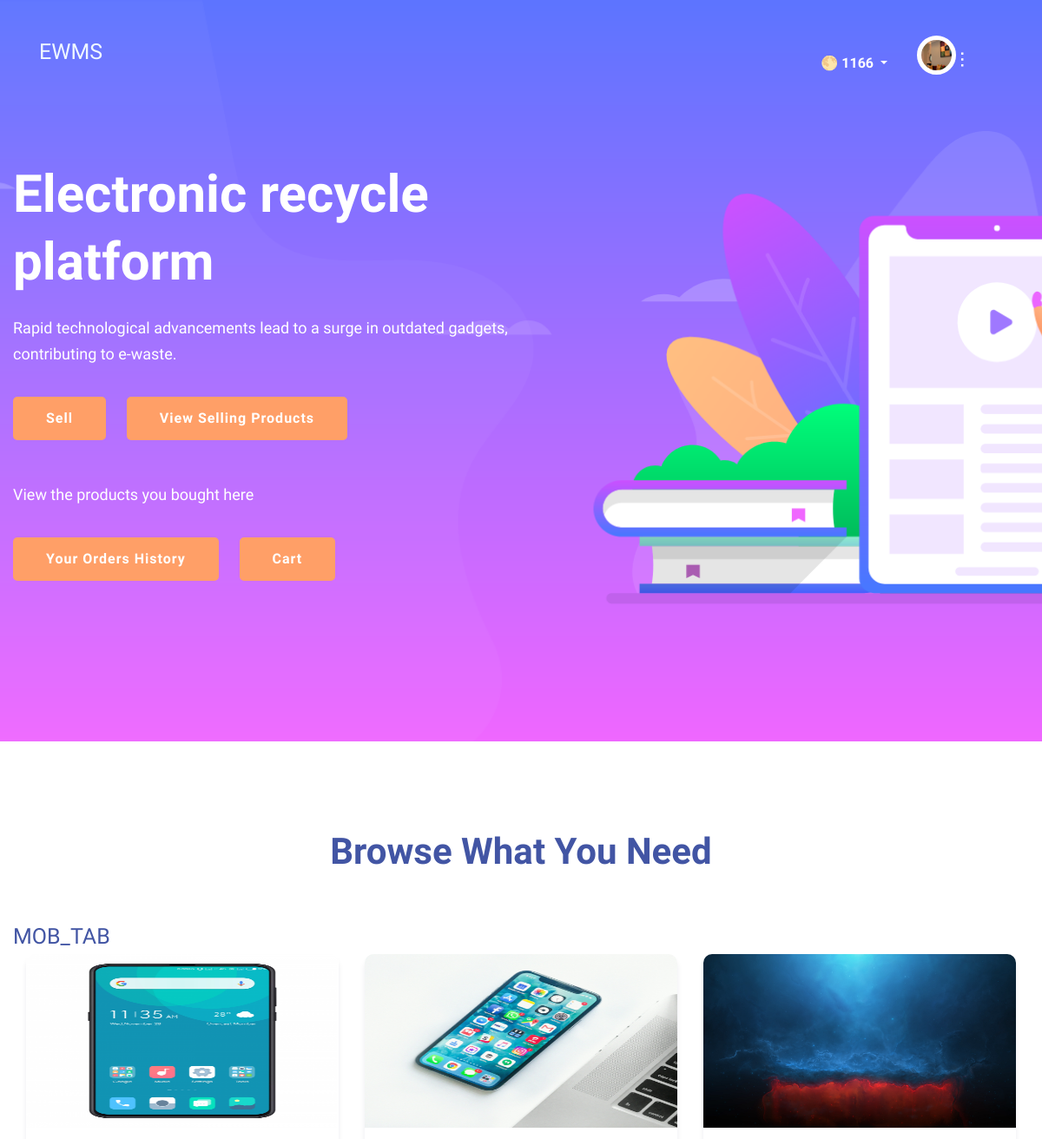
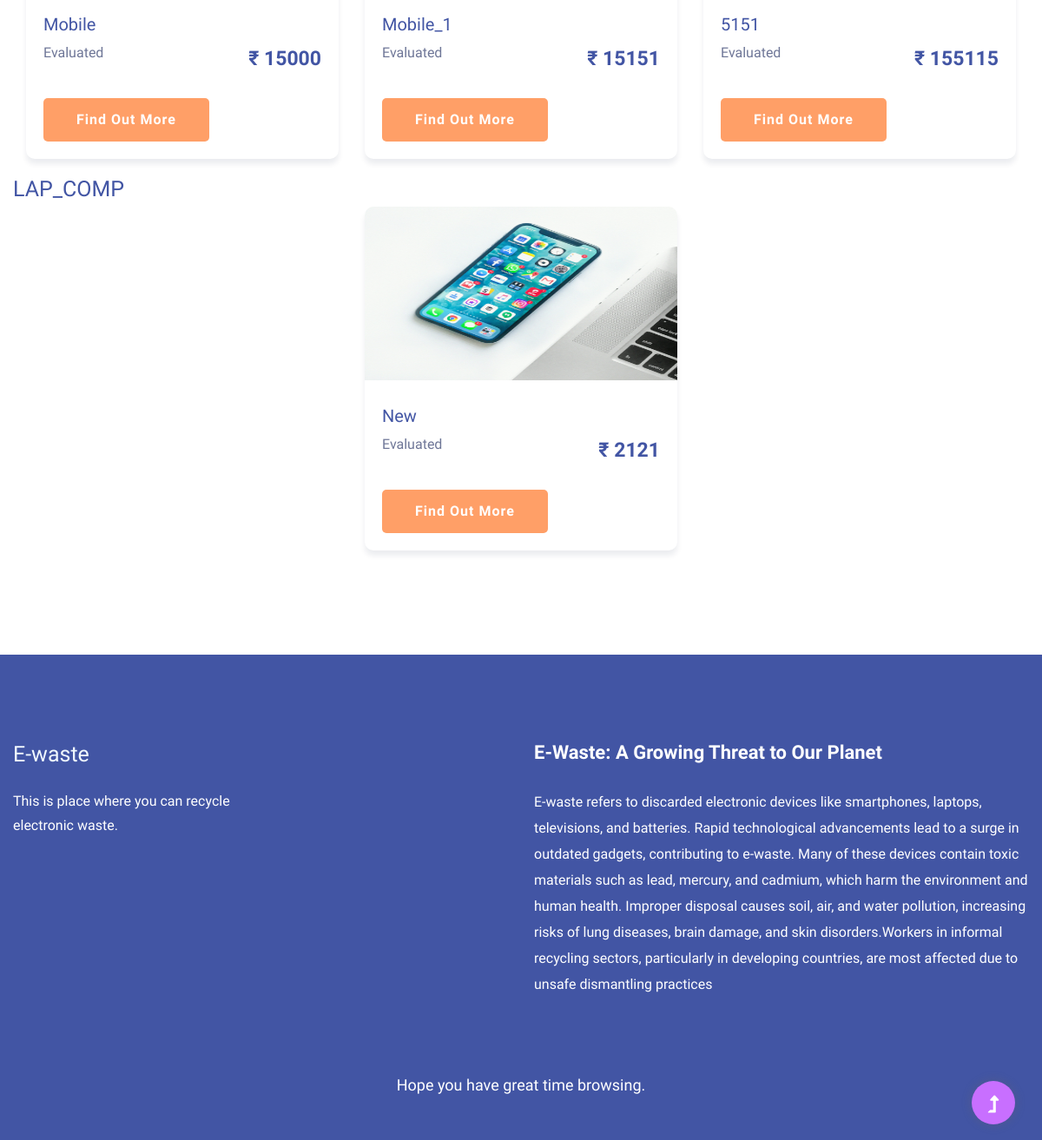
Screenshot of /base/home/18 with the database file from the repository (2 pictures, top to bottom).
### events/models.py (models this page shows, shortened)
class userCredits(models.Model):
    userCredits_id = models.BigAutoField(primary_key=True, auto_created=True)
    user = models.OneToOneField(User, on_delete=models.CASCADE)
    Credits = models.IntegerField(default=0)
    class Meta:
        db_table = 'User Credits'

class product(models.Model):
    product_id = models.BigAutoField(primary_key=True, auto_created=True)
    product_seller = models.ForeignKey(userFull, on_delete=models.CASCADE)
    product_name = models.CharField(max_length=100, null=True)
    product_category = models.CharField(max_length=10, choices=PRODUCT_CATEGORIES, default='OTH')
    product_description = models.CharField(max_length=5000)
    product_image_1 = models.ImageField(upload_to='product_photos/', null=True, blank=True)
    product_image_2 = models.ImageField(upload_to='product_photos/', null=True, blank=True)
    product_image_3 = models.ImageField(upload_to='product_photos/', null=True, blank=True)
    product_image_4 = models.ImageField(upload_to='product_photos/', null=True, blank=True)
    product_bought_price = models.IntegerField(null=True, default=0)
    product_bought_date = models.DateTimeField(null=True, blank=True)
    product_evaluation_status = models.IntegerField(null=True, default=0)
    product_evaluation_score = models.IntegerField(null=True, default=0)
    product_discount = models.IntegerField(default=0)
    product_sell_price = models.IntegerField(default=0)
    product_sold = models.IntegerField(default=0)
    product_onDelivery = models.IntegerField(default=0)
    class Meta:
        db_table = 'Product'

### base/views.py (the view)
# urls.py: path('', views.home, name='home'),
def home(request, pk):
    try:
        current_userFull = userFull.objects.get(user=pk)
    except userFull.DoesNotExist:
        current_userFull = None  # Set to None if the userFull entry is missing
    categories = product.objects.values_list('product_category', flat=True).distinct()
    categorized_products = {
        category: product.objects.filter(product_category=category)
        .exclude(product_seller=current_userFull)
        .exclude(product_sold=True)
        for category in categories
    } if current_userFull else {}  # Avoid filtering if userFull is missing
    user_products = product.objects.filter(product_seller=current_userFull) if current_userFull else []
    user_credits, created = userCredits.objects.get_or_create(user_id=pk, defaults={"Credits": 0})
    return render(request, 'base/home.html', {
        'categorized_products': categorized_products,
        'user_products': user_products,
        'current_userFull': current_userFull,
        'user_credits': user_credits  # ✅ Now properly defined
    })

### templates/base/home.html (shortened to what this page needs)
{% load static %}
<!DOCTYPE html>
<html lang="en">
<head>
    <link rel="stylesheet" href="{% static 'assets/css/bootstrap.min.css' %}">
    <link rel="stylesheet" href="{% static 'assets/css/owl.carousel.min.css' %}">
    <link rel="stylesheet" href="{% static 'assets/css/slicknav.css' %}">
    <link rel="stylesheet" href="{% static 'assets/css/flaticon.css' %}">
    <link rel="stylesheet" href="{% static 'assets/css/progressbar_barfiller.css' %}">
    <link rel="stylesheet" href="{% static 'assets/css/gijgo.css' %}">
    <link rel="stylesheet" href="{% static 'assets/css/animate.min.css' %}">
    <link rel="stylesheet" href="{% static 'assets/css/animated-headline.css' %}">
    <link rel="stylesheet" href="{% static 'assets/css/magnific-popup.css' %}">
    <link rel="stylesheet" href="{% static 'assets/css/fontawesome-all.min.css' %}">
    <link rel="stylesheet" href="{% static 'assets/css/themify-icons.css' %}">
    <link rel="stylesheet" href="{% static 'assets/css/slick.css' %}">
    <link rel="stylesheet" href="{% static 'assets/css/nice-select.css' %}">
    <link rel="stylesheet" href="{% static 'assets/css/style.css' %}">
</head>
<body>
    <header>
        <div class="header-area header-transparent">
            <div class="main-header ">
                <div class="header-bottom  header-sticky">
                    <div class="container-fluid">
                        <div class="row align-items-center">
                            <div class="col-xl-2 col-lg-2">
                                <div class="logo">
                                    <h1 style="color: aliceblue;">EWMS</h1>
                                </div>
                            </div>
                            <div class="col-xl-10 col-lg-10">
                                <div class="menu-wrapper d-flex align-items-center justify-content-end">
                                    <div class="main-menu d-none d-lg-block">
                                        <nav>
                                            <ul id="navigation">
                                                <li class="active"><a href="#"></a></li>
                                                <li class="nav-item dropdown">
                                                    <a class="nav-link dropdown-toggle" href="#" id="creditsDropdown"
                                                        role="button" data-toggle="dropdown" aria-haspopup="true"
                                                        aria-expanded="false">
                                                        🌕 <span id="creditBalance">{{ user_credits.Credits }}</span>
                                                    </a>
                                                </li>
                                                <li class="dropdown">
                                                    <img src="{% static 'assets/img/post/post_4.png' %}"
                                                        alt="{% static 'assets/img/post/post_4.png' %}"
                                                        class="profile-icon"> <span class="menu-dots">⫶</span>
                                                </li>
                                            </ul>
                                        </nav>
                                    </div>
                                </div>
                            </div>
                            <div class="col-12">
                            </div>
                        </div>
                    </div>
                </div>
            </div>
        </div>
    </header>
    <main>
        <section class="slider-area ">
            <div class="slider-active">
                <div class="single-slider slider-height d-flex align-items-center">
                    <div class="container">
                        <div class="row">
                            <div class="col-xl-6 col-lg-7 col-md-12">
                                <div class="hero__caption">
                                    <h1 data-animation="fadeInLeft" data-delay="0.2s">Electronic recycle<br> platform
                                    </h1>
                                    <p data-animation="fadeInLeft" data-delay="0.4s">Rapid technological advancements
                                        lead to a surge in
                                        outdated gadgets, contributing to e-waste.</p>
                                    <a href="{% url 'sell' user.id %}" class="btn hero-btn" data-animation="fadeInLeft"
                                        data-delay="0.7s">Sell</a> &nbsp;&nbsp; &nbsp;
                                    <a href="#selling_products" data-toggle="modal" class="btn hero-btn"
                                        data-animation="fadeInLeft" data-delay="0.7s">View
                                        selling products</a>
                                    <br>
                                    <br>
                                    <br>
                                    <p>View the products you bought here</p>
                                    <a href="#order_history" data-toggle="modal" class="btn hero-btn"
                                        data-animation="fadeInLeft" data-delay="0.7s">your
                                        orders History</a> &nbsp;&nbsp; &nbsp;
                                    <a href="#user_cart" data-toggle="modal" class="btn hero-btn"
                                        data-animation="fadeInLeft" data-delay="0.7s">Cart</a>
                                </div>
                            </div>
                        </div>
                    </div>
                </div>
            </div>
        </section>
        <div class="courses-area section-padding40 fix">
            <div class="container">
                <div class="row justify-content-center">
                    <div class="col-xl-7 col-lg-8">
                        <div class="section-tittle text-center mb-55">
                            <h2>Browse What You Need</h2>
                        </div>
                    </div>
                </div>
                {% for category, products in categorized_products.items %}
                {% if products %}
                <h1>{{ category }}</h1>
                <div class="courses-actives">
                    {% for product in products %}
                    <div class="properties pb-20">
                        <div class="properties__card">
                            <img style="width:100%; height: 200px; border-radius: 10px 10px 0px 0px;"
                                src="{{ product.product_image_1.url }}" alt="{{ product.product_description }}">
                            <div class="properties__caption">
                                <h3>{{ product.product_name }}</h3>
                                <div class="properties__footer d-flex justify-content-between align-items-center">
                                    <div class="restaurant-name">
                                        <p>Evaluated</p>
                                    </div>
                                    <div class="price">
                                        <span>₹ {{ product.product_sell_price }}</span>
                                    </div>
                                </div>
                                <a href="{% url 'product_detail' user.id product.product_id %}" class="btn hero-btn"
                                    data-animation="fadeInLeft" data-delay="0.7s">Find out more</a>
                            </div>
                        </div>
                    </div>
                    {% endfor %}
                </div>
                {% endif %}
                {% endfor %}
            </div>
        </div>
    </main>
    <footer>
        <div class="footer-wrappper footer-bg">
            <div class="footer-area footer-padding">
                <div class="container">
                    <div class="row justify-content-between">
                        <div class="col-xl-4 col-lg-5 col-md-4 col-sm-6">
                            <div class="single-footer-caption mb-50">
                                <div class="single-footer-caption mb-30">
                                    <div class="footer-logo mb-25">
                                        <a href="{% url 'Index' %}">
                                            <h1 style="color: aliceblue;">E-waste</h1>
                                        </a>
                                    </div>
                                    <div class="footer-tittle">
                                        <div class="footer-pera">
                                            <p>This is place where you can recycle electronic waste.</p>
                                        </div>
                                    </div>
                                </div>
                            </div>
                        </div>
                        <div class="col-xl-6 col-lg-5 col-md-6 col-sm-6">
                            <div class="single-footer-caption mb-50">
                                <div class="footer-tittle">
                                    <h4>E-Waste: A Growing Threat to Our Planet</h4>
                                    <p>
                                        E-waste refers to discarded electronic devices like smartphones, laptops,
                                        televisions, and batteries. Rapid technological advancements lead to a surge in
                                        outdated gadgets, contributing to e-waste. Many of these devices contain toxic
                                        materials such as lead, mercury, and cadmium, which harm the environment and
                                        human health. Improper disposal causes soil, air, and water pollution,
                                        increasing risks of lung diseases, brain damage, and skin disorders.Workers in
                                        informal recycling sectors, particularly in developing countries, are most
                                        affected due to unsafe dismantling practices</p>
                                </div>
                            </div>
                        </div>
                    </div>
                </div>
                <div class="footer-bottom-area">
                    <div class="container">
                        <div class="footer-border">
                            <div class="row d-flex align-items-center">
                                <div class="col-xl-12 ">
                                    <div class="footer-copy-right text-center">
                                        <p>Hope you have great time browsing.</p>
                                    </div>
                                </div>
                            </div>
                        </div>
                    </div>
                </div>
            </div>
        </div>
    </footer>
    <div id="back-top">
        <a title="Go to Top" href="#"> <i class="fas fa-level-up-alt"></i></a>
    </div>
</body>
</html>

### rows the page displays
userCredits: Credits "1166"
product: product_image_1 (picture), product_name "Mobile", product_sell_price "15000"
product: product_image_1 (picture), product_name "Mobile_1", product_sell_price "15151"
product: product_image_1 (picture), product_name "5151", product_sell_price "155115"
product: product_image_1 (picture), product_name "New", product_sell_price "2121"

### other values shown
{{ category }} "MOB_TAB" "LAP_COMP"
